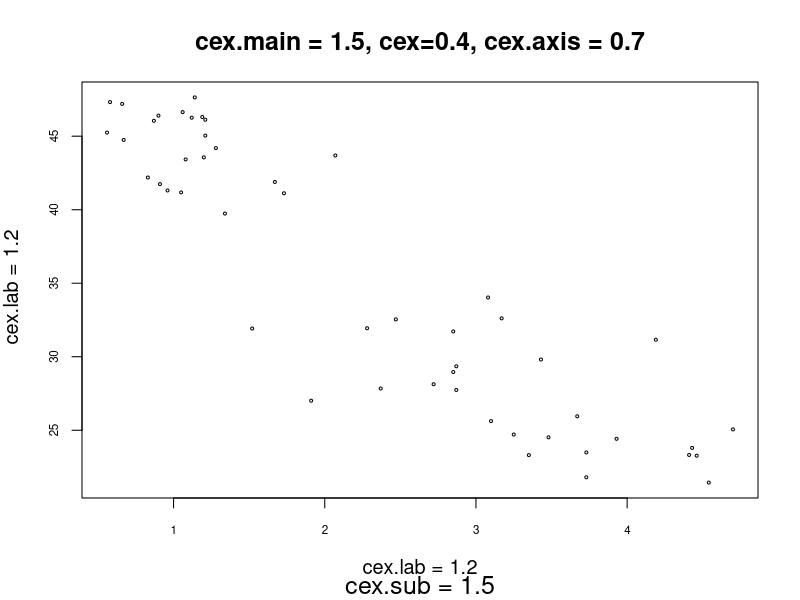

R code for this plot:
ord = order( 
  LifeCycleSavings$pop75 
)
pop75.ordered = LifeCycleSavings$pop75[ ord ]
pop15.ordered = LifeCycleSavings$pop15[ ord ]

plot( 
  pop75.ordered, 
  pop15.ordered, 
  main="cex.main = 1.5, cex=0.4, cex.axis = 0.7", 
  sub="cex.sub = 1.5", 
  xlab="cex.lab = 1.2", 
  ylab=" cex.lab = 1.2", 
  cex=.4, 
  cex.main=1.5, 
  cex.sub=1.5, 
  cex.lab=1.2, 
  cex.axis=0.7 
  )
